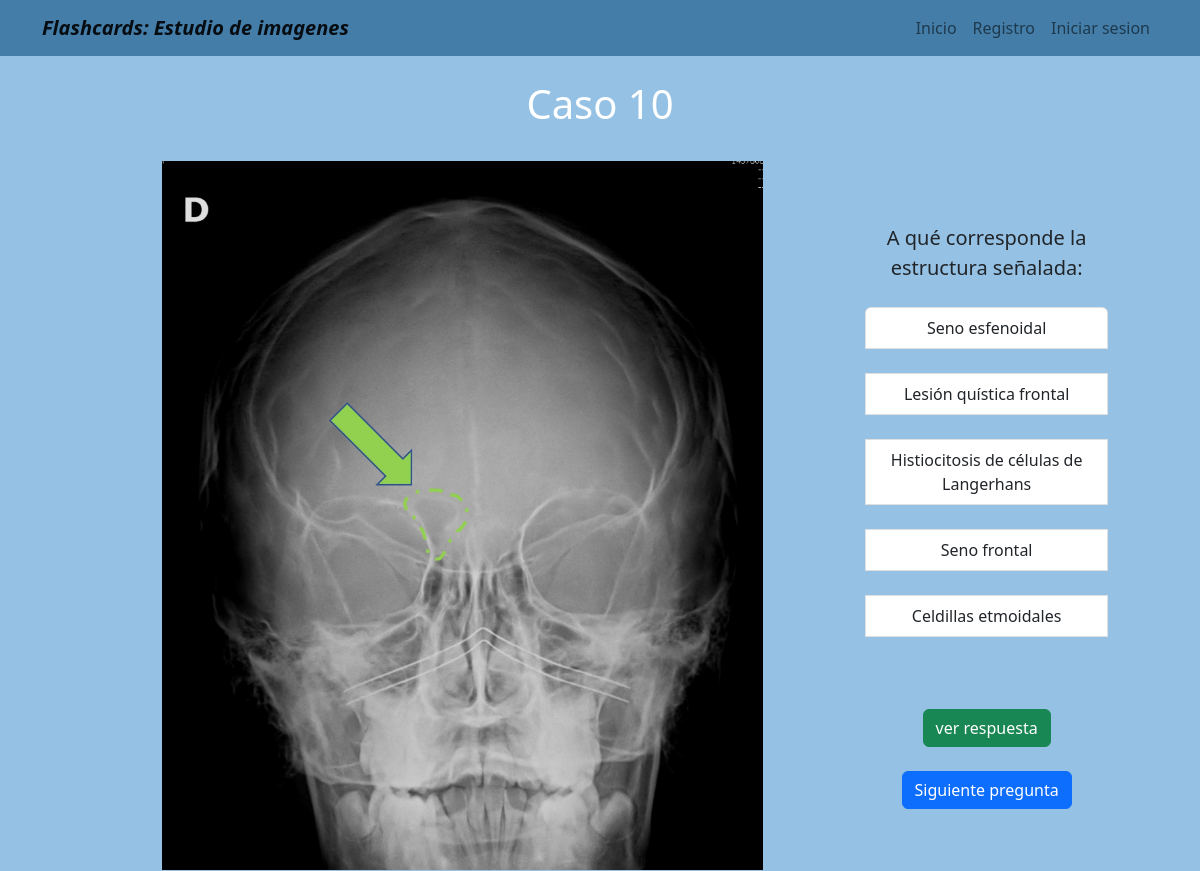
The page /alternativas/10/ on the database its author committed.
### alternativas/models.py (models this page shows)
class secc_alternativa(models.Model):
    numero_respuesta_alt= PositiveSmallIntegerField(default=1)
    alternativa_1= CharField(max_length=100, blank=True)
    alternativa_2= CharField(max_length=100, blank=True)
    alternativa_3= CharField(max_length=100, blank=True)
    alternativa_4= CharField(max_length=100, blank=True)
    alternativa_5= CharField(max_length=100, blank=True)
    alternativa_respuesta= CharField(max_length=100, blank=True)
    descripcion_breve = CharField(max_length=600, blank=True)
    url_info_esp= URLField(blank=True)
    url_info_ing= URLField(blank=True)
    imagen_con_patologia= ImageField(upload_to='estudio/images/')
    pregunta= CharField(max_length=500, blank=True)

### alternativas/views.py (the view)
# urls.py: path('10/', diez, name='diez'),
def diez(request):
    decimo= secc_alternativa.objects.filter(numero_respuesta_alt=10)
    return render(request, '10.html',{'decimo':decimo})

### alternativas/templates/10.html
{% extends "layout.html" %}
{% block content %}
{% for info in decimo %}
<h1 style="color:white ; text-align:center;"> Caso {{info.numero_respuesta_alt}}</h1> <br/>
  <td style="padding-left: 20px;">
    <img src=" {{info.imagen_con_patologia.url}}" width="75%" > <br>
  </td>
  <td style="padding-right: 50px;">
    <a style=" font-size: 20px">{{info.pregunta}} </a> <br><br>
    <div class="list-group">
      <a class="list-group-item list-group-item-action">{{info.alternativa_1}} </a> <br>
      <a class="list-group-item list-group-item-action">{{info.alternativa_2}} </a> <br>
      <a class="list-group-item list-group-item-action">{{info.alternativa_3}} </a> <br>
      <a class="list-group-item list-group-item-action">{{info.alternativa_4}} </a> <br>
      <a class="list-group-item list-group-item-action">{{info.alternativa_5}} </a> <br>
  </div>
  <br> <br> <a class="btn btn-success text-center contenedor-boton-inicio" href="{% url 'diez_r' %}" role="button" > ver respuesta </a>
  <br> <br> <a class="btn btn-primary text-center contenedor-boton-inicio" href="{% url 'once' %}" role="button" > Siguiente pregunta </a>
</td>
{% endfor %}
{% endblock %}

### home/templates/layout.html (style rules this page uses)
body { background-color:#95c2e4; text-align: center; }
.contenedor-boton-inicio { display: inline-flex; }

### rows shown on the page
secc_alternativa: numero_respuesta_alt "10", imagen_con_patologia (picture), pregunta "A qué corresponde la estructura señalada:", alternativa_1 "Seno esfenoidal", alternativa_2 "Lesión quística frontal", alternativa_3 "Histiocitosis de células de Langerhans", alternativa_4 "Seno frontal", alternativa_5 "Celdillas etmoidales"
